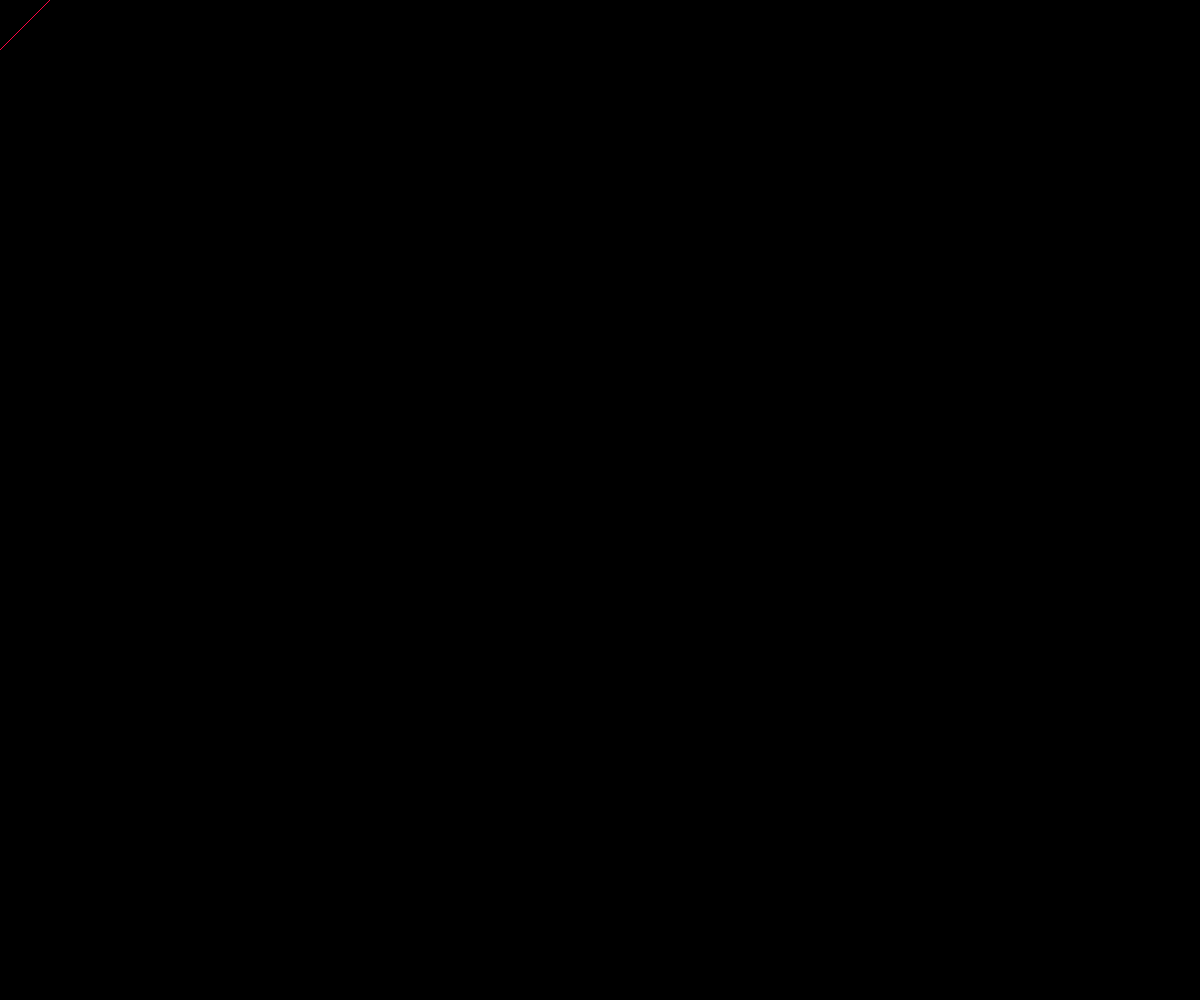
Frame 1 (no input)
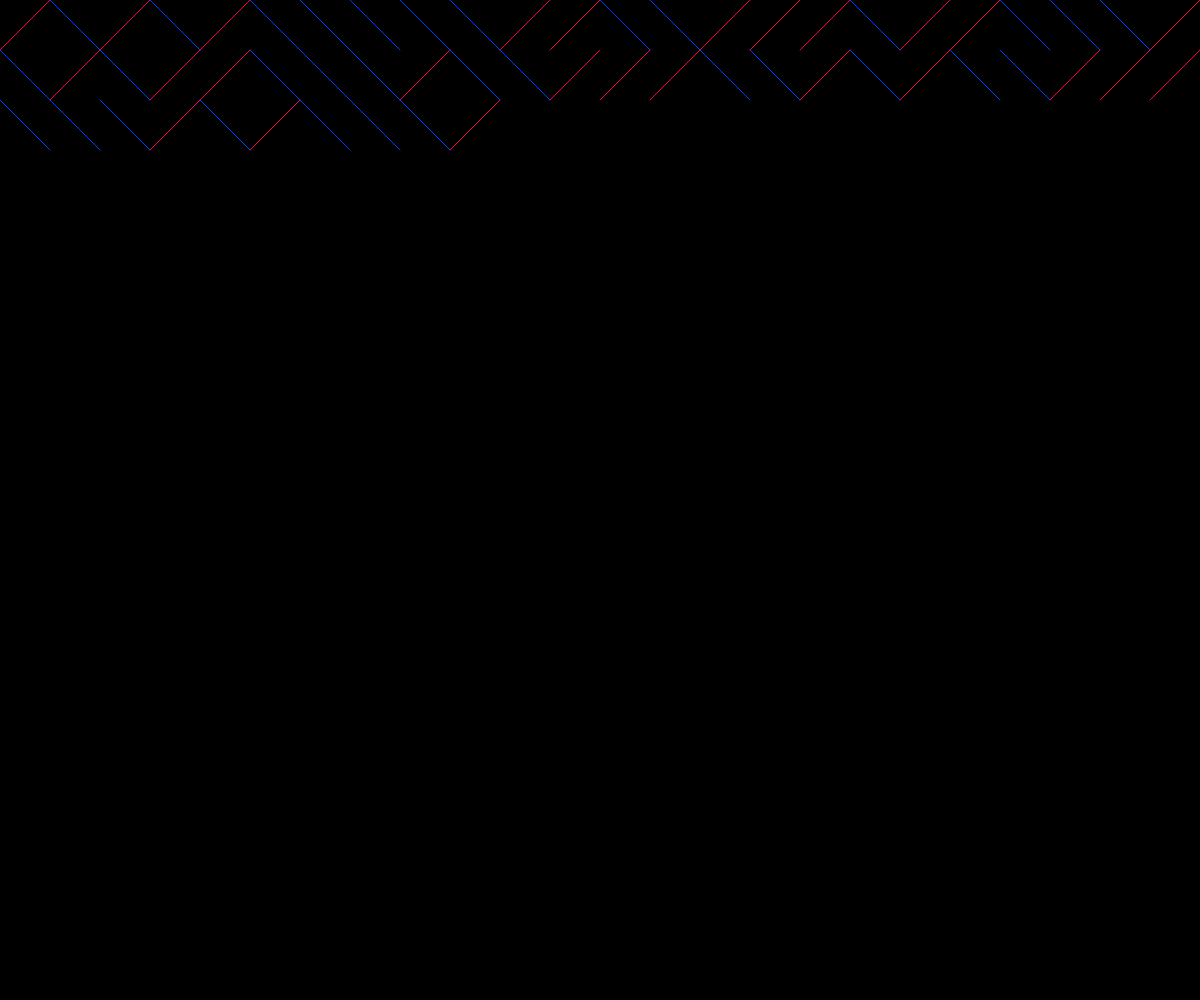
Frame 60 (no input)
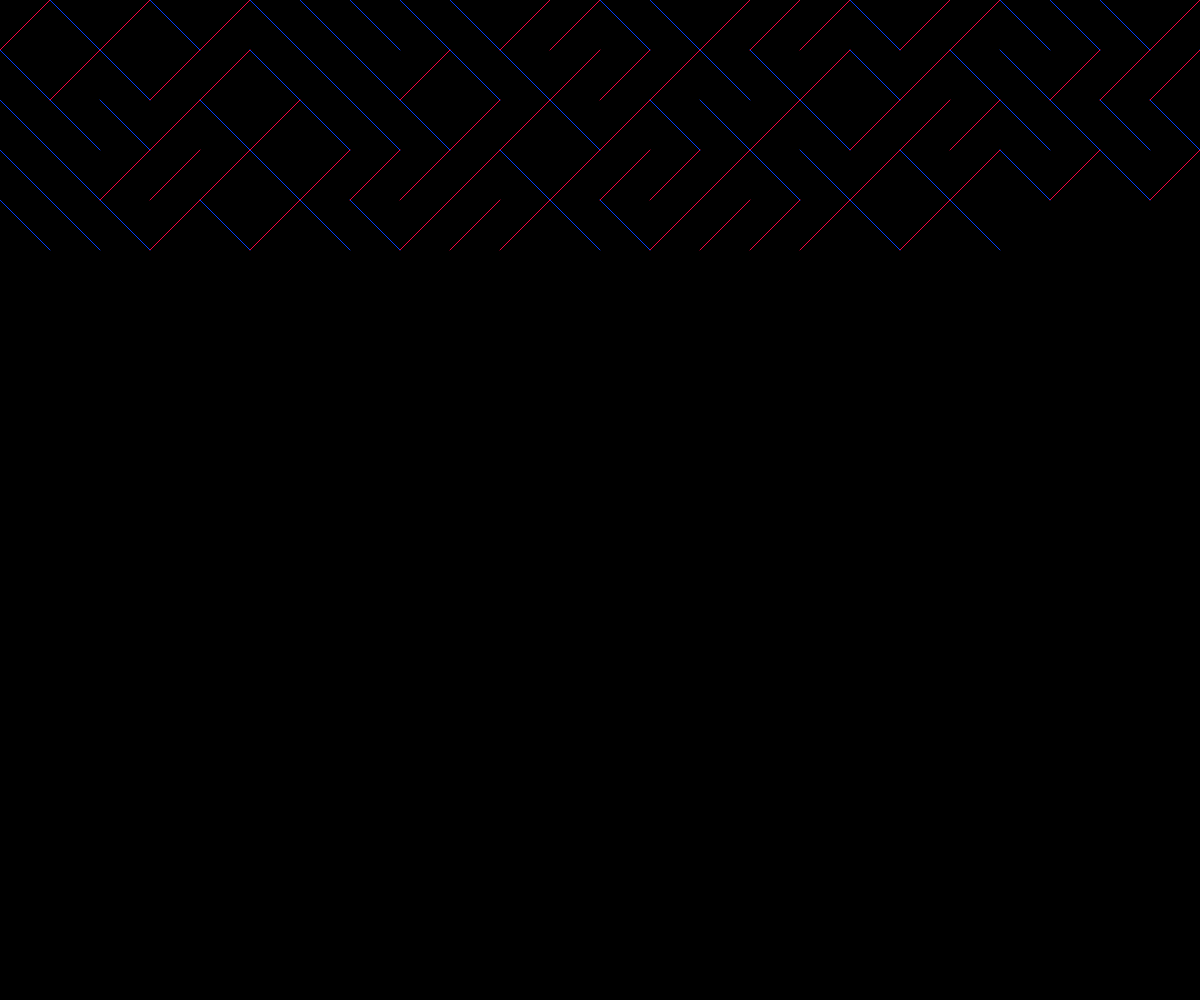
Frame 120 (the mouse pressed at the canvas centre since frame 60)

The p5.js sketch that drew these frames (run headless with seeded random() and noise() and a simulated clock; from frame 60 on, the mouse is pressed at the canvas centre):

// p5.js sketch
// ── sketch.js
let x = 0;
let y = 0;
let spacing = 50;//the higher the number the larger the spacing between printing out on screen
//let sw = 0.3;
function setup() {
  createCanvas(windowWidth, windowHeight);
  background(0);
 }


function draw() {
stroke(0, 64, 255);
strokeWeight(1);


if(random(1) < 0.5){
  line(x,y, x + spacing,  y + spacing);//changing the probability of back and forward slashes // & \\ examples: 0.6-0.9 (%)
  //option for rectangle : rect(x,y,spacing,spacing);
  // triangle(x+spacing, y+spacing, x, y, x+spacing, y-spacing);
  

} else {
stroke(255, 0, 64);
//(x,y, spacing,  spacing);
// triangle(x+spacing, y+spacing, x, y, x+spacing, y-spacing);
 line(x, y +spacing, x + spacing, y);
}

x = x + spacing;
//sw = sw + 0.1;


if(x > width) {
  x = 0;
  y = y + spacing;
}
}
